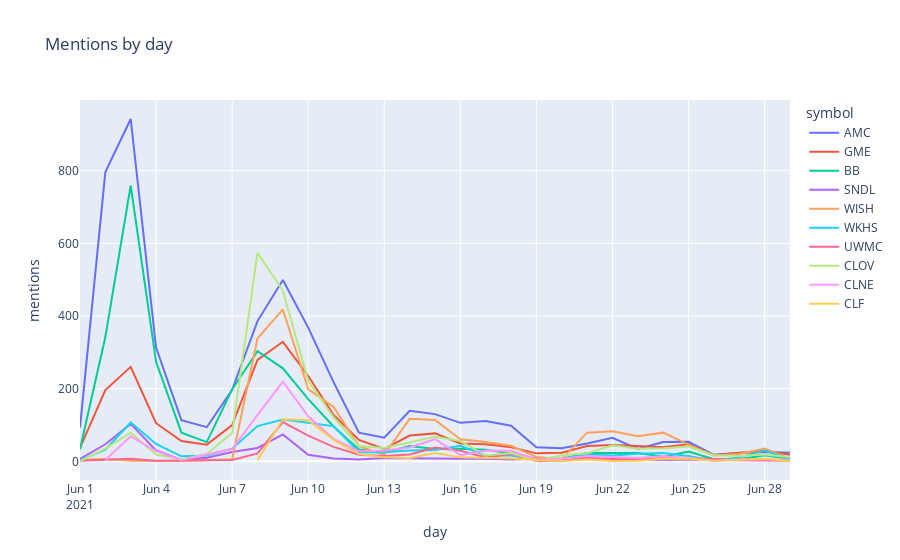

The cell this chart's notebook holds for it:
### Code cell
fig = px.line(daily_mentions[daily_mentions['symbol'].isin(top_symbols[:10])], 
              x="day", y="num_mentions", line_group="symbol", color="symbol",
              title="Mentions by day", labels={'num_mentions': 'mentions'})
fig.show()
